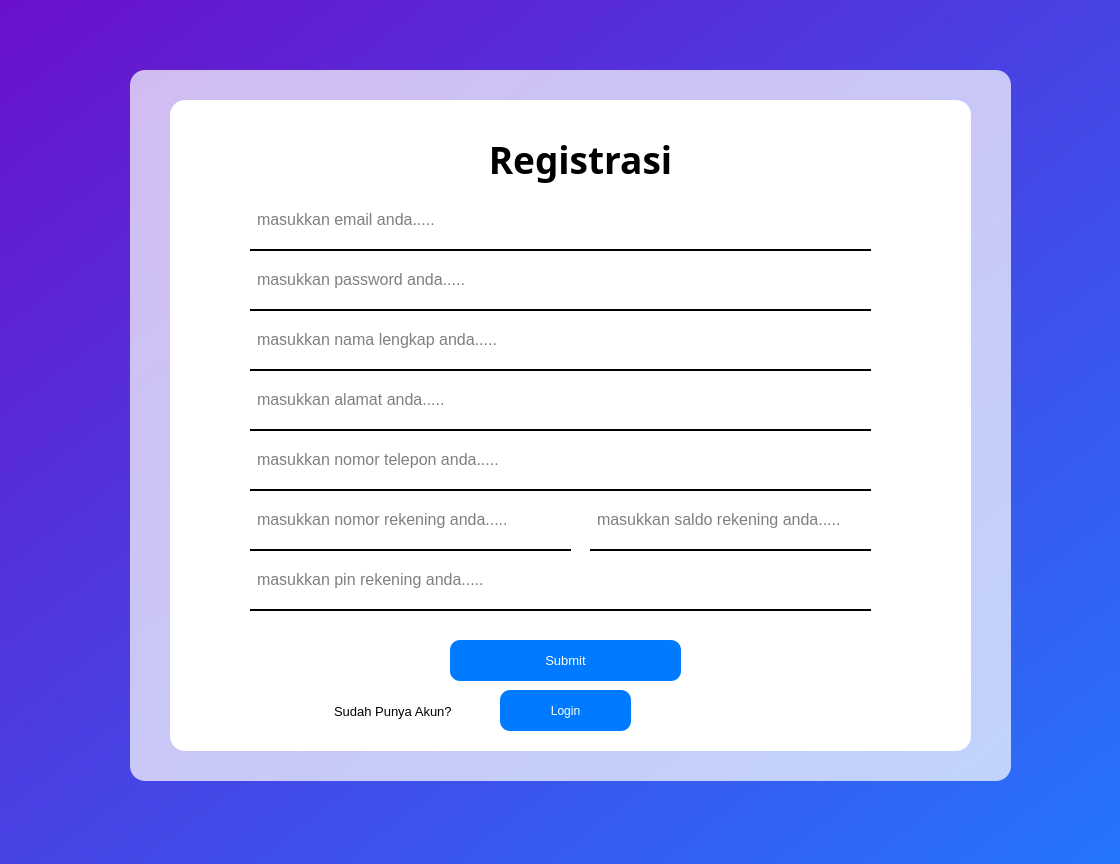
<?xml version="1.0" encoding="UTF-8"?>
<ui version="4.0">
 <class>Login</class>
 <widget class="QDialog" name="Login">
  <property name="geometry">
   <rect>
    <x>0</x>
    <y>0</y>
    <width>1120</width>
    <height>864</height>
   </rect>
  </property>
  <property name="windowTitle">
   <string>Dialog</string>
  </property>
  <property name="styleSheet">
   <string notr="true">background: qlineargradient(x1:0, y1:0, x2:1, y2:1, stop:0 #6a11cb, stop:1 #2575fc);
</string>
  </property>
  <widget class="QFrame" name="box_registrasi">
   <property name="geometry">
    <rect>
     <x>130</x>
     <y>70</y>
     <width>881</width>
     <height>711</height>
    </rect>
   </property>
   <property name="styleSheet">
    <string notr="true">background-color: rgba(255, 255, 255, 180); /* Transparansi */
border-radius: 15px; /* Membuat sudut melengkung */
</string>
   </property>
   <property name="frameShape">
    <enum>QFrame::StyledPanel</enum>
   </property>
   <property name="frameShadow">
    <enum>QFrame::Raised</enum>
   </property>
   <widget class="QWidget" name="registrasi" native="true">
    <property name="geometry">
     <rect>
      <x>40</x>
      <y>30</y>
      <width>801</width>
      <height>651</height>
     </rect>
    </property>
    <property name="styleSheet">
     <string notr="true">background : white;</string>
    </property>
    <widget class="QTextBrowser" name="tulisan_login">
     <property name="geometry">
      <rect>
       <x>270</x>
       <y>30</y>
       <width>281</width>
       <height>71</height>
      </rect>
     </property>
     <property name="font">
      <font>
       <family>Rockwell Extra Bold</family>
       <weight>75</weight>
       <bold>true</bold>
      </font>
     </property>
     <property name="html">
      <string>&lt;!DOCTYPE HTML PUBLIC &quot;-//W3C//DTD HTML 4.0//EN&quot; &quot;http://www.w3.org/TR/REC-html40/strict.dtd&quot;&gt;
&lt;html&gt;&lt;head&gt;&lt;meta name=&quot;qrichtext&quot; content=&quot;1&quot; /&gt;&lt;style type=&quot;text/css&quot;&gt;
p, li { white-space: pre-wrap; }
&lt;/style&gt;&lt;/head&gt;&lt;body style=&quot; font-family:'Rockwell Extra Bold'; font-size:7.8pt; font-weight:600; font-style:normal;&quot;&gt;
&lt;p align=&quot;center&quot; style=&quot; margin-top:0px; margin-bottom:0px; margin-left:0px; margin-right:0px; -qt-block-indent:0; text-indent:0px;&quot;&gt;&lt;span style=&quot; font-family:'MS Shell Dlg 2'; font-size:28pt;&quot;&gt;Registrasi&lt;/span&gt;&lt;/p&gt;&lt;/body&gt;&lt;/html&gt;</string>
     </property>
    </widget>
    <widget class="QLineEdit" name="email_input">
     <property name="geometry">
      <rect>
       <x>80</x>
       <y>90</y>
       <width>621</width>
       <height>61</height>
      </rect>
     </property>
     <property name="styleSheet">
      <string notr="true">    border: none;
    border-bottom: 2px solid black;
	border-radius: 0px;
    color: black;
    font-size: 16px;
    padding: 5px;
    background: transparent;</string>
     </property>
     <property name="placeholderText">
      <string>masukkan email anda.....</string>
     </property>
    </widget>
    <widget class="QTextBrowser" name="nanya">
     <property name="geometry">
      <rect>
       <x>160</x>
       <y>600</y>
       <width>256</width>
       <height>31</height>
      </rect>
     </property>
     <property name="html">
      <string>&lt;!DOCTYPE HTML PUBLIC &quot;-//W3C//DTD HTML 4.0//EN&quot; &quot;http://www.w3.org/TR/REC-html40/strict.dtd&quot;&gt;
&lt;html&gt;&lt;head&gt;&lt;meta name=&quot;qrichtext&quot; content=&quot;1&quot; /&gt;&lt;style type=&quot;text/css&quot;&gt;
p, li { white-space: pre-wrap; }
&lt;/style&gt;&lt;/head&gt;&lt;body style=&quot; font-family:'MS Shell Dlg 2'; font-size:7.8pt; font-weight:400; font-style:normal;&quot;&gt;
&lt;p style=&quot; margin-top:0px; margin-bottom:0px; margin-left:0px; margin-right:0px; -qt-block-indent:0; text-indent:0px;&quot;&gt;&lt;span style=&quot; font-size:10pt;&quot;&gt;Sudah Punya Akun?&lt;/span&gt;&lt;/p&gt;&lt;/body&gt;&lt;/html&gt;</string>
     </property>
    </widget>
    <widget class="QPushButton" name="submit_data">
     <property name="geometry">
      <rect>
       <x>280</x>
       <y>540</y>
       <width>231</width>
       <height>41</height>
      </rect>
     </property>
     <property name="font">
      <font>
       <pointsize>10</pointsize>
      </font>
     </property>
     <property name="styleSheet">
      <string notr="true">QPushButton {
    background-color: #007BFF;
    color: white;
    border-radius: 10px;
    padding: 8px;
}
QPushButton:hover {
    background-color: #0056b3;
}
</string>
     </property>
     <property name="text">
      <string>Submit</string>
     </property>
    </widget>
    <widget class="QPushButton" name="login">
     <property name="geometry">
      <rect>
       <x>330</x>
       <y>590</y>
       <width>131</width>
       <height>41</height>
      </rect>
     </property>
     <property name="font">
      <font>
       <pointsize>9</pointsize>
      </font>
     </property>
     <property name="styleSheet">
      <string notr="true">QPushButton {
    background-color: #007BFF;
    color: white;
    border-radius: 10px;
    padding: 8px;
}
QPushButton:hover {
    background-color: #0056b3;
}
</string>
     </property>
     <property name="text">
      <string>Login</string>
     </property>
    </widget>
    <widget class="QLineEdit" name="password_input">
     <property name="geometry">
      <rect>
       <x>80</x>
       <y>150</y>
       <width>621</width>
       <height>61</height>
      </rect>
     </property>
     <property name="styleSheet">
      <string notr="true">    border: none;
    border-bottom: 2px solid black;
	border-radius: 0px;
    color: black;
    font-size: 16px;
    padding: 5px;
    background: transparent;</string>
     </property>
     <property name="echoMode">
      <enum>QLineEdit::Normal</enum>
     </property>
     <property name="placeholderText">
      <string>masukkan password anda.....</string>
     </property>
    </widget>
    <widget class="QLineEdit" name="nama_input">
     <property name="geometry">
      <rect>
       <x>80</x>
       <y>210</y>
       <width>621</width>
       <height>61</height>
      </rect>
     </property>
     <property name="styleSheet">
      <string notr="true">    border: none;
    border-bottom: 2px solid black;
	border-radius: 0px;
    color: black;
    font-size: 16px;
    padding: 5px;
    background: transparent;</string>
     </property>
     <property name="placeholderText">
      <string>masukkan nama lengkap anda.....</string>
     </property>
    </widget>
    <widget class="QLineEdit" name="alamat_input">
     <property name="geometry">
      <rect>
       <x>80</x>
       <y>270</y>
       <width>621</width>
       <height>61</height>
      </rect>
     </property>
     <property name="styleSheet">
      <string notr="true">    border: none;
    border-bottom: 2px solid black;
	border-radius: 0px;
    color: black;
    font-size: 16px;
    padding: 5px;
    background: transparent;</string>
     </property>
     <property name="placeholderText">
      <string>masukkan alamat anda.....</string>
     </property>
    </widget>
    <widget class="QLineEdit" name="nomor_telepon_input">
     <property name="geometry">
      <rect>
       <x>80</x>
       <y>330</y>
       <width>621</width>
       <height>61</height>
      </rect>
     </property>
     <property name="styleSheet">
      <string notr="true">    border: none;
    border-bottom: 2px solid black;
	border-radius: 0px;
    color: black;
    font-size: 16px;
    padding: 5px;
    background: transparent;</string>
     </property>
     <property name="placeholderText">
      <string>masukkan nomor telepon anda.....</string>
     </property>
    </widget>
    <widget class="QLineEdit" name="nomor_rekening_input">
     <property name="geometry">
      <rect>
       <x>80</x>
       <y>390</y>
       <width>321</width>
       <height>61</height>
      </rect>
     </property>
     <property name="styleSheet">
      <string notr="true">    border: none;
    border-bottom: 2px solid black;
	border-radius: 0px;
    color: black;
    font-size: 16px;
    padding: 5px;
    background: transparent;</string>
     </property>
     <property name="placeholderText">
      <string>masukkan nomor rekening anda.....</string>
     </property>
    </widget>
    <widget class="QLineEdit" name="pin_input">
     <property name="geometry">
      <rect>
       <x>80</x>
       <y>450</y>
       <width>621</width>
       <height>61</height>
      </rect>
     </property>
     <property name="styleSheet">
      <string notr="true">    border: none;
    border-bottom: 2px solid black;
	border-radius: 0px;
    color: black;
    font-size: 16px;
    padding: 5px;
    background: transparent;</string>
     </property>
     <property name="placeholderText">
      <string>masukkan pin rekening anda.....</string>
     </property>
    </widget>
    <widget class="QLineEdit" name="saldo_input">
     <property name="geometry">
      <rect>
       <x>420</x>
       <y>390</y>
       <width>281</width>
       <height>61</height>
      </rect>
     </property>
     <property name="styleSheet">
      <string notr="true">    border: none;
    border-bottom: 2px solid black;
	border-radius: 0px;
    color: black;
    font-size: 16px;
    padding: 5px;
    background: transparent;</string>
     </property>
     <property name="placeholderText">
      <string>masukkan saldo rekening anda.....</string>
     </property>
    </widget>
   </widget>
  </widget>
 </widget>
 <resources/>
 <connections/>
</ui>
